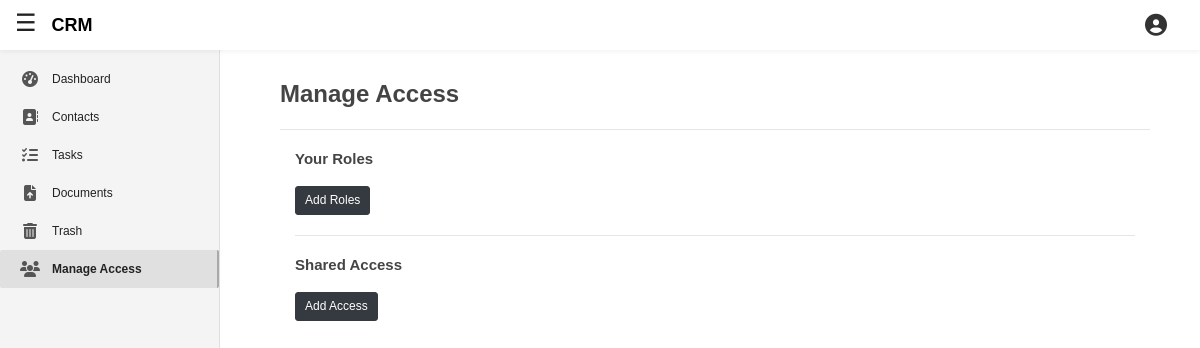
Before: /apps/manage-access/ (signed in) with the older database file.
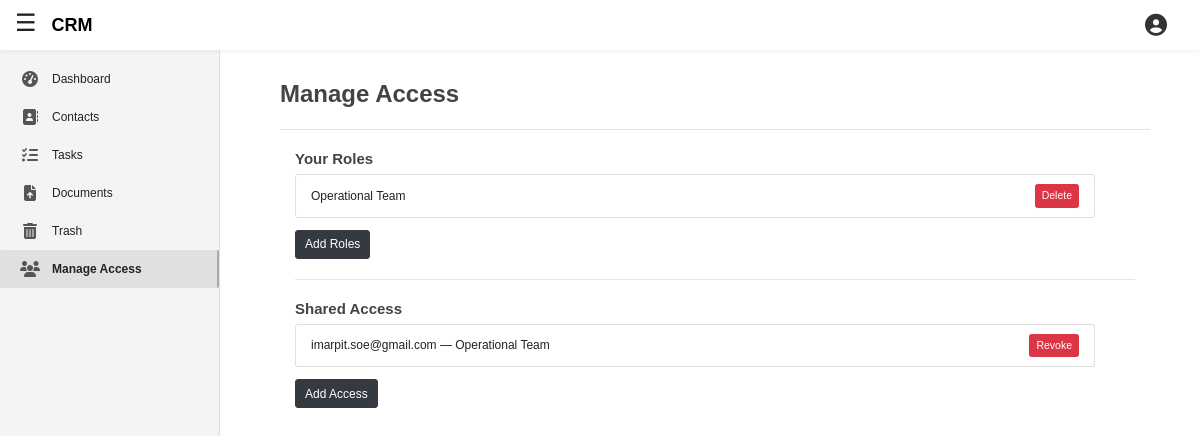
After: the same page with the newer database file.
### accounts/models.py (models this page shows, shortened)
class Role(models.Model):
    name = models.CharField(max_length = 50)
    can_read_contact = models.BooleanField(default = False)
    can_add_contact = models.BooleanField(default = False)
    can_edit_contact = models.BooleanField(default = False)
    can_delete_contact = models.BooleanField(default = False)
    can_permanent_delete_contact = models.BooleanField(default = False)
    can_add_project = models.BooleanField(default = False)
    can_read_tasks = models.BooleanField(default = False)
    can_add_tasks = models.BooleanField(default = False)
    can_edit_tasks = models.BooleanField(default = False)
    can_delete_tasks = models.BooleanField(default = False)
    can_permanent_delete_tasks = models.BooleanField(default = False)
    can_read_documents = models.BooleanField(default = False)
    can_add_documents = models.BooleanField(default = False)
    can_edit_documents = models.BooleanField(default = False)
    can_delete_documents = models.BooleanField(default = False)
    can_permanent_delete_documents = models.BooleanField(default = False)
    user = models.ForeignKey(
        BusinessUser,
        on_delete = models.CASCADE,
    )
    class Meta:
        unique_together = ('user', 'name', )

class AccessPermission(models.Model):
    owner = models.ForeignKey(
        BusinessUser,
        related_name = 'shared_with',
        on_delete = models.CASCADE,
    )
    shared_with = models.ForeignKey(
        BusinessUser,
        related_name='accessible_accounts',
        on_delete = models.CASCADE,
    )
    role = models.ForeignKey(
        Role,
        on_delete = models.CASCADE,
    )
    date_shared = models.DateTimeField(auto_now_add = True)
    class Meta:
        unique_together = ('owner', 'shared_with', )

class BusinessUser(models.Model):
    public_id = models.UUIDField(default=uuid.uuid4, unique=True, editable=False)
    company_email = models.EmailField(max_length=60, unique=True, null=True, blank=True)
    company_name = models.CharField(max_length=95, unique=True, null=True, blank=True)
    industry = models.CharField(max_length=100, blank=True, null=True)
    job_title = models.CharField(max_length=255, blank=True, null=True)
    employees = models.IntegerField(default=None, blank=True, null=True)
    website = models.URLField(max_length=200, blank=True, null=True)
    address = models.TextField(blank=True, null=True)
    country = models.CharField(max_length=100, blank=True, null=True)
    phone = models.CharField(max_length=15, blank=True, null=True)
    last_login = models.DateTimeField(auto_now=True)
    company_logo = models.ImageField(upload_to=get_image_filepath, blank=True, null=True, default=get_default_image)
    user = models.OneToOneField(User, on_delete=models.CASCADE)

### featuredApp/views.py (the view, shortened to what this page needs)
# urls.py: path('manage-access/', views.manage_access, name='appManageAccess'),
@login_required
def manage_access(request):
    user = request.user.businessuser
    projects = Project.objects.filter(user=user)
    roles = Role.objects.filter(user=user)
    accesses = AccessPermission.objects.filter(owner=user)
    role_form = RolesCreationForm_Account(user=user)
    permission_formset_factory = modelformset_factory(
        ProjectAccessPermission,
        form=ProjectAccessPermissionForm_Client,
        extra=len(projects)
    )
    permission_formset = None
    initial_data = [{
        'project_id': project.id,
        'project_name': project.name,
        'can_read_project': False,
        'can_edit_project': False,
        'can_delete_project': False,
        'can_permanent_delete_project': False,
    } for project in projects]
    permission_formset = permission_formset_factory(
        queryset=ProjectAccessPermission.objects.none(),
        initial=initial_data,
    )
    formset_with_projects = zip(permission_formset, projects)
    context = {
        'formA': role_form,
        'formB': permission_formset,
        'formB_with_project_queryset': formset_with_projects,
        'project_queryset': projects,
        'roles': roles,
        'accesses': accesses,
        'businessuser': user,
    }
    return render(request, 'featuredApp/manage_access.html', context)

### client/models.py (called while the page is built)
    def get_queryset(self):
        return super().get_queryset().filter(is_deleted = False)

### featuredApp/templates/featuredApp/manage_access.html (shortened to what this page needs)
{% extends 'featuredApp/base.html' %}
{% load static %}
{% load crispy_forms_tags %}
{% load widget_tweaks %}
{% block addCSSlink %}
	<link rel="stylesheet" type="text/css" href="{% static 'featuredApp/pop_up.css' %}">
{% endblock addCSSlink %}
{% block contentBody1 %}
	<h2 style="font-weight: bolder;"> Manage Access </h2>
	<hr style="margin: 20px 0;">
	<div class="container">
		<div class="column">
			<div class="w-100">
				<h5 style="font-weight:800">Your Roles</h5>
				<ul class="list-group mb-3" style="max-width: 800px;">
					{% for role in roles %}
						<li class="list-group-item d-flex justify-content-between align-items-center">
							{{ role.name }}
							<form method="post" action="{% url 'delete_role' role.id %}">
								<button type="submit" class="btn btn-sm btn-danger">Delete</button>
							</form>
						</li>
					{% endfor %}
				</ul>
				<button class="btn btn-dark" type="button" onclick="openRolesFormPopUp()">Add Roles</button>
			</div>
			<hr style="margin: 20px 0;">
			<div class="w-100">
				<h5 style="font-weight: 800">Shared Access</h5>
				<ul class="list-group mb-3" style="max-width: 800px">
					{% for access in accesses %}
						<li class="list-group-item d-flex justify-content-between align-items-center">
							{{ access.shared_with.company_email }} — {{ access.role.name }}
							<form method="post" action="{% url 'delete_access' access.id %}">
								<button type="submit" class="btn btn-sm btn-danger">Revoke</button>
							</form>
						</li>
					{% endfor %}
				</ul>
				<button class="btn btn-dark" type="button" onclick="openAccessFormPopUp()">Add Access</button>
			</div>
		</div>
	</div>
{% endblock contentBody1 %}

Changed rows visible on the page:
added Role: name "Operational Team"
added AccessPermission: shared_with.company_email "imarpit.soe@gmail.com", role.name "Operational Team"
